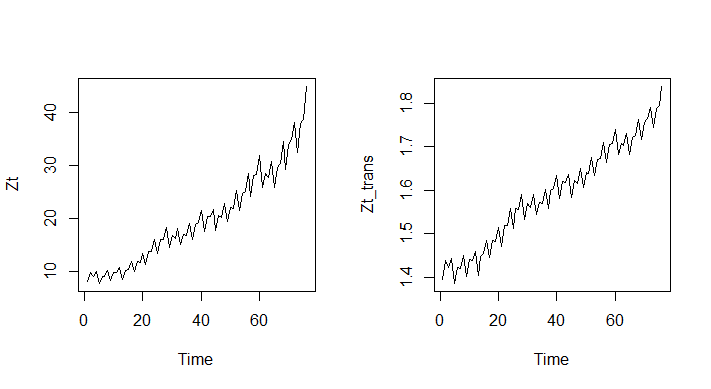

R code for this plot:
# Import dataset.
data <- read.table("G:\\Data.csv")
Zt <- data$V1

require(forecast)
# Calculate the exponent and round down to the 2nd digit.
lambda <- round(BoxCox.lambda(Zt),digits=2)
# Apply variance stabilizing transformation.
Zt_trans <- Zt^(lambda)

# Plot
par(mfrow=c(1,2))
ts.plot(Zt); ts.plot(Zt_trans)
